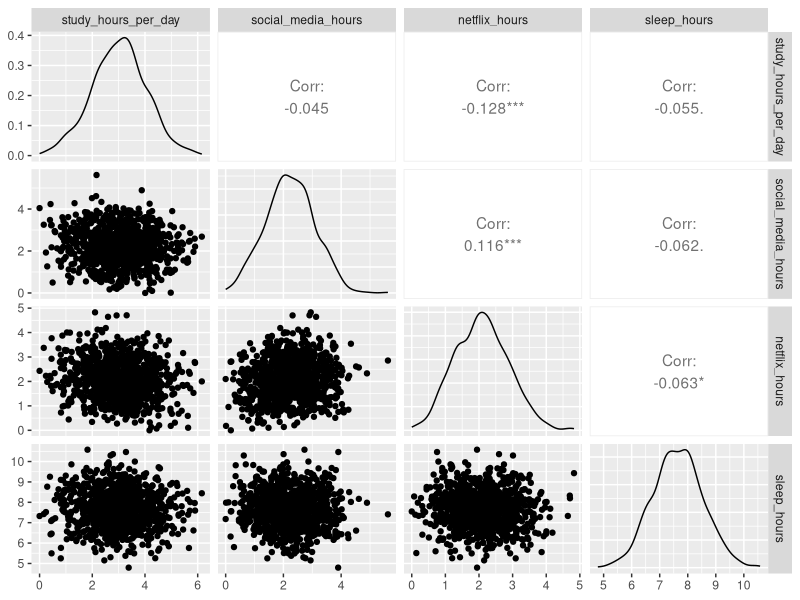
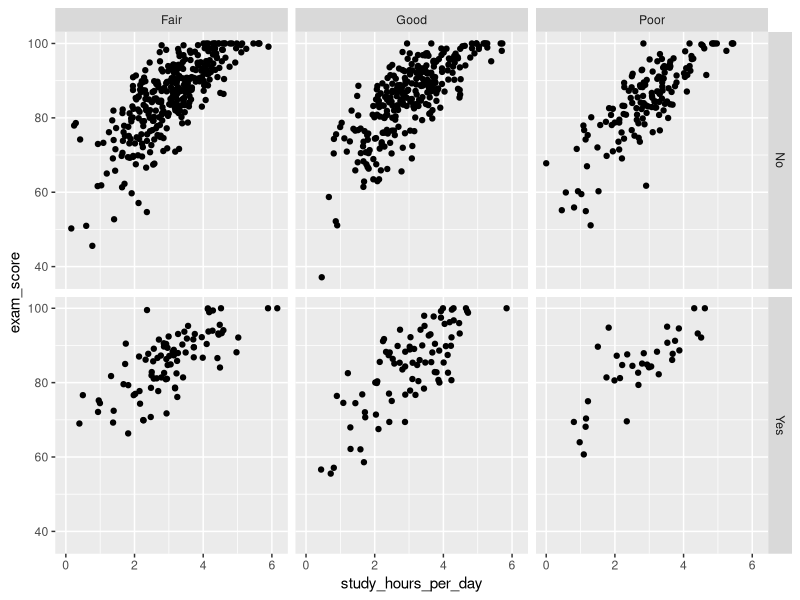

Here is the R script that generated these plots, in order:
## ---- chunk 1
knitr::opts_chunk$set(echo = TRUE)
## ---- chunk 2
data <- read.csv("StudentsHabits.csv")
n <- nrow(data); n
## ---- chunk 3
names(data)
data <- data[, -1]
## ---- chunk 4
library(GGally)
ggpairs(data[,c(3,4,5,8)])
## ---- chunk 5
ggplot(data) + 
  geom_point(aes(y = exam_score, x  = study_hours_per_day)) +
  facet_grid(vars(part_time_job), vars(diet_quality))
